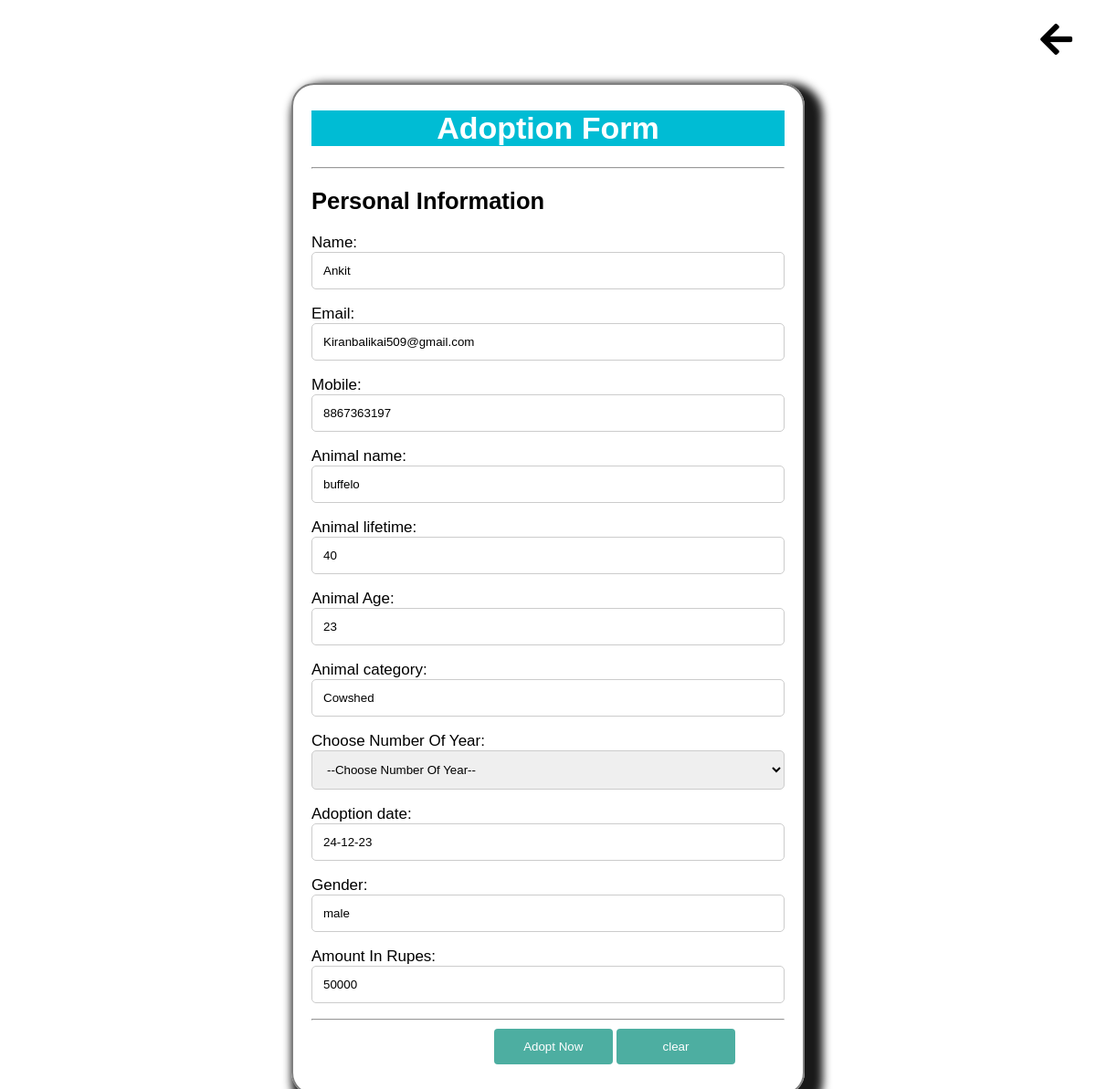
The page /adoption-form.php?a_id=215 (signed in) on the database its author committed.
### tables this page shows
CREATE TABLE `users` (
  `fname` varchar(50) DEFAULT NULL,
  `lname` varchar(50) DEFAULT NULL,
  `mail` varchar(50) DEFAULT NULL,
  `phone` varchar(50) NOT NULL,
  `pass` varchar(50) DEFAULT NULL,
  `state` varchar(50) DEFAULT NULL,
  `hint` varchar(50) DEFAULT NULL,
  `gender` varchar(50) DEFAULT NULL
);

CREATE TABLE `animal` (
  `a_id` int(11) NOT NULL,
  `image` longblob DEFAULT NULL,
  `aname` varchar(30) DEFAULT NULL,
  `gender` varchar(40) DEFAULT NULL,
  `date` date DEFAULT NULL,
  `type` varchar(30) DEFAULT NULL,
  `lifetime` varchar(40) DEFAULT NULL,
  `age` varchar(40) DEFAULT NULL,
  `breed` varchar(30) DEFAULT NULL,
  `qunt` int(50) NOT NULL,
  `amount` varchar(100) NOT NULL
);

### adoption-form.php (the view, shortened to what this page needs)
<?php
$conn=mysqli_connect('localhost','root','','oaa1');
if(isset( $_SESSION['phone']))
{
	$phone=$_SESSION['phone'];
?>
<html>
<head>
<link rel="stylesheet" href="https://cdnjs.cloudflare.com/ajax/libs/font-awesome/5.15.2/css/all.min.css" />
<link href="CSS3/adoption-form.css" rel="stylesheet" type="text/css" media="all" />
 </head>
 <body>
    <h2><a class="back-link" href="Adopt-now.php"><i class="fa fa-arrow-left"></i></a></h2>
<?php
$sql1="select * from users where phone='$phone'";
$res1=mysqli_query($conn,$sql1);
$row1=mysqli_fetch_array($res1);
?>
 <div class="contanier">
 <?php
if(isset($_GET['a_id']))
{
	$a_id=$_GET['a_id'];
	$sql="select * from animal where a_id='$a_id'";
	$res=mysqli_query($conn,$sql);
	$row=mysqli_fetch_array($res);
}
?>
 <form method="POST" name="myForm"  action="verify.php" onsubmit="return formValidate()" autocomplete="off"enctype="multipart/form-data">
<h1 class="main_heading" style="background-color:#00bcd4;color:white;"> Adoption Form</h1>
<hr>
<h2>Personal Information</h2>
<p>Name:<input type="text" name="name" id="name" value="<?php echo $row1['fname'];?>" placeholder="Enter Name" readonly></p>
 <p>Email:<input type="email" name="mail" id="mail" value="<?php echo $row1['mail'];?>" placeholder="Enter Email" readonly></p>
 <p>Mobile:<input type="text" name="phone" id="phone" value="<?php echo $row1['phone'];?>" placeholder="Enter Mobile" readonly></p>
 <p>Animal name:<input type="text" name="aname" id="aname" value="<?php echo $row['aname'];?>" placeholder="Enter Name"readonly ></p>
 <p>Animal lifetime:<input type="text" name="lifetime" id="lifetime"  value="<?php echo $row['lifetime'];?>" placeholder="Enter Name"readonly ></p>
  <p>Animal Age:<input type="text" name="age" id="age" value="<?php echo $row['age'];?>" placeholder="Enter Name"readonly ></p>
 <p>Animal category:<input type="text" name="acat" id="acat"  value="<?php echo $row['type'];?>" placeholder="Enter Name" readonly></p>
 <p>Choose Number Of Year:
 <select name="year" id="year">
 <option value="" >--Choose Number Of Year--</option>
 </select>
 </p>
 <p>Adoption date:<input type="text" name="adate" class="txtdate" placeholder="Gender" readonly id="adate" value="<?php echo date('d-m-y');?>" ></p>
      <p>Gender:
 <input type="text" name="gender" id="gender" value="<?php echo $row['gender'];?>" placeholder="Gender" readonly>
 </p>
 <p>Amount In Rupes:<input type="text" name="amount" id="amount" value="<?php echo $row['amount'];?>"placeholder="Enter Amount" readonly></p>
 <hr >
 <input type="submit" value="Adopt Now" name="adopt" style="background-color:#4daea1;color:white;padding:12px 20px;border:none;border-radius:4px;cursor:pointer;width:25%;position:relative;left:200px;">
  <input type="reset" value="clear" style="background-color:#4daea1;color:white;padding:12px 20px;border:none;border-radius:4px;cursor:pointer;width:25%;position:relative;left:200px;">
  </form>
  </div>
 </body>
 </html>
 <?php
}
else
{
	header('location:../login.php');
}
?>

### adoption-form.css (style rules this page uses)
* { box-sizing:border-box; }
body { font-family:verdana, geneva ,sans-serif; margin:15px 30px; font-size:17px; padding:8px; background-color:white; }
.contanier { background-attachment:#f2f2f2; padding:5px 20px 15px 20px; border:2px solid gray; border-radius:25px; width:50%; margin-left:auto; margin-right:auto; box-shadow:10px 10px 10px 10px rgba(0,0,0,0.9); }
input[type="text"], input[type="email"], input[type="number"], input[type="date"], input[type="file"], input[type="password"], textarea, select { width:100%; padding:12px; border:1px solid #ccc; border-radius:5px; }
.main_heading { text-align:center; }
.back-link { color:black; position:relative; left:1100px; top:0px; font-size:40px; font-weight:bold; font-family:monospace; padding:1px; }

### rows shown on the page
users: name "Ankit", mail "Kiranbalikai509@gmail.com", phone "8867363197"
animal: aname "buffelo", lifetime "40", age "23", acat "Cowshed", gender "male", amount "50000"
